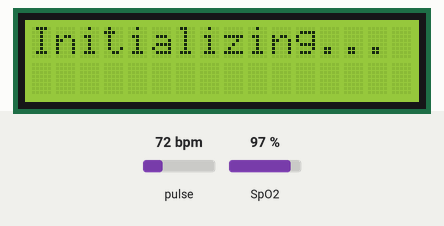
The sketch below on a simulated Arduino Uno, built with avr-gcc and run on an emulated ATmega328P. Shown: 16×2 character LCD. The inputs (shaded band) are chosen by the test bench; at power-on: pulse 72 bpm, SpO2 97 %. What the sketch prints to the serial monitor is not drawn.

Above: at 0.2 s.
At 20.3 s:
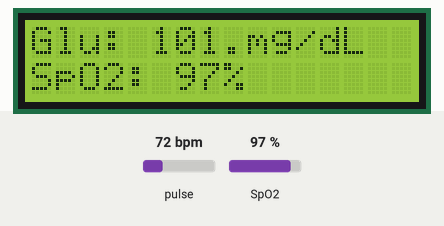

The sketch:

bpm_spo.ino
```cpp
#include <LiquidCrystal_I2C.h>
#include <Wire.h>
#include "MAX30100_PulseOximeter.h"

LiquidCrystal_I2C lcd(0x27,16,2);

#define REPORTING_PERIOD_MS     1000
#define  IR_LED_CURRENT         0x05 // 27.1 mA
#define RED_LED_CURRENT         0x05 // 37 mA 0x0B

int red,ir;

PulseOximeter pox;
uint32_t tsLastReport = 0;

void onBeatDetected()
{
    Serial.println("Beat!");
}

void setup()
{

    lcd.init()
    ;lcd.backlight();
    Serial.begin(115200);
    Serial.print("Initializing pulse oximeter..");
    lcd.begin(16,2);
    lcd.print("Initializing...");
    delay(3000);
    lcd.clear();

    // Initialize the PulseOximeter instance
    // Failures are generally due to an improper I2C wiring, missing power supply
    // or wrong target chip
    if (!pox.begin()) {
        Serial.println("FAILED");
        for(;;);
    } else {
        Serial.println("SUCCESS");

    }
     pox.setIRLedCurrent(MAX30100_LED_CURR_7_6MA);


    // Register a callback for the beat detection
    pox.setOnBeatDetectedCallback(onBeatDetected);
}

void loop()
{
    // Make sure to call update as fast as possible
    pox.update();

      float R = (110-float(pox.getSpO2()))/25;
     if (millis() - tsLastReport > REPORTING_PERIOD_MS) {
        float glu = ((214.11*R)-10.033

);
        Serial.print("SpO2:");
        Serial.print(pox.getSpO2());
        Serial.println("%");
        Serial.print(R);
        Serial.print("\t");
        Serial.print("glu=");
        Serial.print(glu);
        Serial.println(" mg/Dl");


    uint16_t ir, red;

        lcd.clear();
        lcd.setCursor(0,0);
          if (millis() >20000) {
        lcd.print("Glu: ");
        lcd.setCursor(5,0);
        lcd.print(glu);
        lcd.setCursor(9,0);
        lcd.print("mg/dL");
        lcd.setCursor(0,1);
        lcd.print("SpO2: ");
        lcd.print(pox.getSpO2());
        lcd.print("%");

 }
        tsLastReport = millis();
    }
}
```
